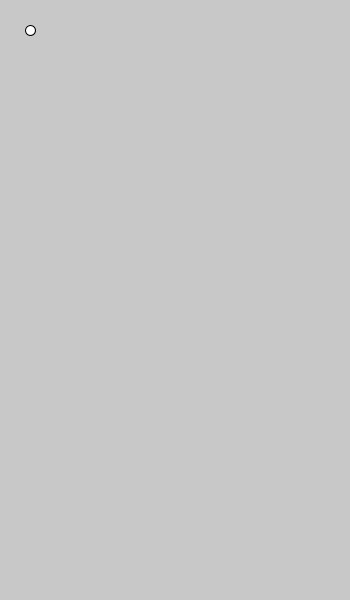
Frame 1 (no input)
Frame 60 (the mouse pressed at the canvas centre just before this capture): blank canvas, image omitted
Frame 120 (the mouse held since frame 60 and released just before this capture): blank canvas, image omitted

The Processing sketch that drew this single still picture (run headless with seeded random() and noise(); from frame 60 on, the mouse is pressed at the canvas centre):

// Processing sketch: processing_92715
// ── processing_92715.pde

FallingObject suggestions = new FallingObject (30, 30);
float gravity = 1;
void setup () {
  size (350, 600);
}
void draw () {
  background (200);
  suggestions.display();
  suggestions.fall();
}
class FallingObject {
  float x;
  float y;
  float speed;
  FallingObject (float startX, float startY) {
    x = startX;
    y = startY;
    speed = 0;
  }
  void fall() {
    //falling is always same y axis, just speed changes
    y = y + speed;
    speed = speed + gravity;
  }
  void display() {
    ellipse (x, y, 10, 10);
  }
}
